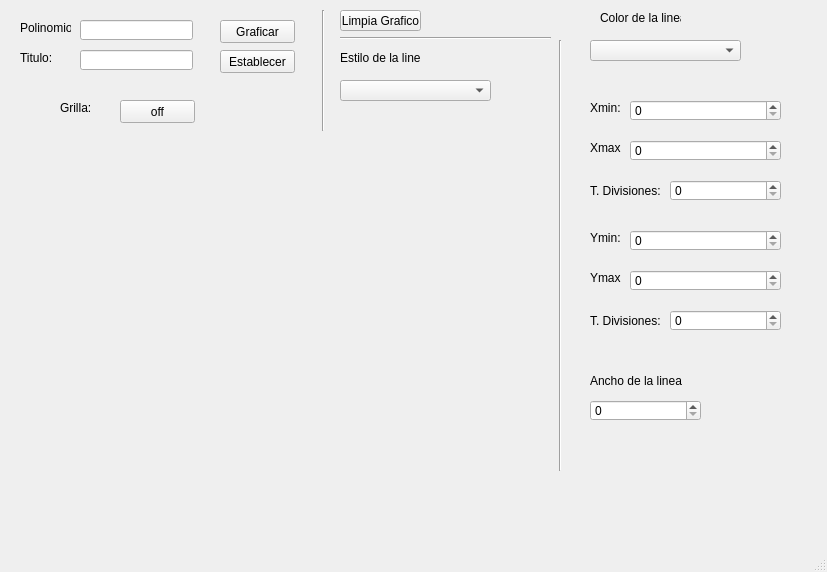
<?xml version="1.0" encoding="UTF-8"?>
<ui version="4.0">
 <class>MainWindow</class>
 <widget class="QMainWindow" name="MainWindow">
  <property name="geometry">
   <rect>
    <x>0</x>
    <y>0</y>
    <width>827</width>
    <height>572</height>
   </rect>
  </property>
  <property name="windowTitle">
   <string>MainWindow</string>
  </property>
  <widget class="QWidget" name="centralwidget">
   <widget class="QLabel" name="label">
    <property name="geometry">
     <rect>
      <x>20</x>
      <y>20</y>
      <width>51</width>
      <height>16</height>
     </rect>
    </property>
    <property name="text">
     <string>Polinomio:</string>
    </property>
   </widget>
   <widget class="QLineEdit" name="lineEdit">
    <property name="geometry">
     <rect>
      <x>80</x>
      <y>20</y>
      <width>113</width>
      <height>20</height>
     </rect>
    </property>
   </widget>
   <widget class="QWidget" name="verticalLayoutWidget">
    <property name="geometry">
     <rect>
      <x>30</x>
      <y>150</y>
      <width>511</width>
      <height>371</height>
     </rect>
    </property>
    <layout class="QVBoxLayout" name="verticalLayout"/>
   </widget>
   <widget class="QLineEdit" name="lineEdit_2">
    <property name="geometry">
     <rect>
      <x>80</x>
      <y>50</y>
      <width>113</width>
      <height>20</height>
     </rect>
    </property>
   </widget>
   <widget class="QLabel" name="label_2">
    <property name="geometry">
     <rect>
      <x>20</x>
      <y>50</y>
      <width>51</width>
      <height>16</height>
     </rect>
    </property>
    <property name="text">
     <string>Titulo:</string>
    </property>
   </widget>
   <widget class="QLabel" name="label_3">
    <property name="geometry">
     <rect>
      <x>60</x>
      <y>100</y>
      <width>51</width>
      <height>16</height>
     </rect>
    </property>
    <property name="text">
     <string>Grilla:</string>
    </property>
   </widget>
   <widget class="QPushButton" name="pushButton">
    <property name="geometry">
     <rect>
      <x>120</x>
      <y>100</y>
      <width>75</width>
      <height>23</height>
     </rect>
    </property>
    <property name="text">
     <string>off</string>
    </property>
   </widget>
   <widget class="QPushButton" name="pushButton_2">
    <property name="geometry">
     <rect>
      <x>220</x>
      <y>20</y>
      <width>75</width>
      <height>23</height>
     </rect>
    </property>
    <property name="text">
     <string>Graficar</string>
    </property>
   </widget>
   <widget class="QPushButton" name="pushButton_3">
    <property name="geometry">
     <rect>
      <x>220</x>
      <y>50</y>
      <width>75</width>
      <height>23</height>
     </rect>
    </property>
    <property name="text">
     <string>Establecer</string>
    </property>
   </widget>
   <widget class="QPushButton" name="pushButton_4">
    <property name="geometry">
     <rect>
      <x>340</x>
      <y>10</y>
      <width>81</width>
      <height>21</height>
     </rect>
    </property>
    <property name="text">
     <string>Limpia Grafico</string>
    </property>
   </widget>
   <widget class="QLabel" name="label_4">
    <property name="geometry">
     <rect>
      <x>340</x>
      <y>50</y>
      <width>81</width>
      <height>16</height>
     </rect>
    </property>
    <property name="text">
     <string>Estilo de la linea</string>
    </property>
   </widget>
   <widget class="Line" name="line">
    <property name="geometry">
     <rect>
      <x>313</x>
      <y>10</y>
      <width>20</width>
      <height>121</height>
     </rect>
    </property>
    <property name="orientation">
     <enum>Qt::Vertical</enum>
    </property>
   </widget>
   <widget class="Line" name="line_2">
    <property name="geometry">
     <rect>
      <x>550</x>
      <y>40</y>
      <width>20</width>
      <height>431</height>
     </rect>
    </property>
    <property name="orientation">
     <enum>Qt::Vertical</enum>
    </property>
   </widget>
   <widget class="QLabel" name="label_5">
    <property name="geometry">
     <rect>
      <x>600</x>
      <y>10</y>
      <width>81</width>
      <height>16</height>
     </rect>
    </property>
    <property name="text">
     <string>Color de la linea</string>
    </property>
   </widget>
   <widget class="QSpinBox" name="spinBox">
    <property name="geometry">
     <rect>
      <x>630</x>
      <y>100</y>
      <width>151</width>
      <height>21</height>
     </rect>
    </property>
   </widget>
   <widget class="QLabel" name="label_6">
    <property name="geometry">
     <rect>
      <x>590</x>
      <y>100</y>
      <width>31</width>
      <height>16</height>
     </rect>
    </property>
    <property name="text">
     <string>Xmin:</string>
    </property>
   </widget>
   <widget class="QLabel" name="label_7">
    <property name="geometry">
     <rect>
      <x>590</x>
      <y>140</y>
      <width>31</width>
      <height>16</height>
     </rect>
    </property>
    <property name="text">
     <string>Xmax:</string>
    </property>
   </widget>
   <widget class="QSpinBox" name="spinBox_2">
    <property name="geometry">
     <rect>
      <x>630</x>
      <y>140</y>
      <width>151</width>
      <height>21</height>
     </rect>
    </property>
   </widget>
   <widget class="QLabel" name="label_8">
    <property name="geometry">
     <rect>
      <x>590</x>
      <y>180</y>
      <width>111</width>
      <height>21</height>
     </rect>
    </property>
    <property name="text">
     <string>T. Divisiones:</string>
    </property>
   </widget>
   <widget class="QSpinBox" name="spinBox_3">
    <property name="geometry">
     <rect>
      <x>670</x>
      <y>180</y>
      <width>111</width>
      <height>21</height>
     </rect>
    </property>
   </widget>
   <widget class="QComboBox" name="comboBox">
    <property name="geometry">
     <rect>
      <x>340</x>
      <y>80</y>
      <width>151</width>
      <height>21</height>
     </rect>
    </property>
   </widget>
   <widget class="QComboBox" name="comboBox_2">
    <property name="geometry">
     <rect>
      <x>590</x>
      <y>40</y>
      <width>151</width>
      <height>21</height>
     </rect>
    </property>
   </widget>
   <widget class="QLabel" name="label_9">
    <property name="geometry">
     <rect>
      <x>590</x>
      <y>230</y>
      <width>31</width>
      <height>16</height>
     </rect>
    </property>
    <property name="text">
     <string>Ymin:</string>
    </property>
   </widget>
   <widget class="QLabel" name="label_10">
    <property name="geometry">
     <rect>
      <x>590</x>
      <y>310</y>
      <width>111</width>
      <height>21</height>
     </rect>
    </property>
    <property name="text">
     <string>T. Divisiones:</string>
    </property>
   </widget>
   <widget class="QSpinBox" name="spinBox_4">
    <property name="geometry">
     <rect>
      <x>630</x>
      <y>270</y>
      <width>151</width>
      <height>21</height>
     </rect>
    </property>
   </widget>
   <widget class="QLabel" name="label_11">
    <property name="geometry">
     <rect>
      <x>590</x>
      <y>270</y>
      <width>31</width>
      <height>16</height>
     </rect>
    </property>
    <property name="text">
     <string>Ymax:</string>
    </property>
   </widget>
   <widget class="QSpinBox" name="spinBox_5">
    <property name="geometry">
     <rect>
      <x>670</x>
      <y>310</y>
      <width>111</width>
      <height>21</height>
     </rect>
    </property>
   </widget>
   <widget class="QSpinBox" name="spinBox_6">
    <property name="geometry">
     <rect>
      <x>630</x>
      <y>230</y>
      <width>151</width>
      <height>21</height>
     </rect>
    </property>
   </widget>
   <widget class="QLabel" name="label_12">
    <property name="geometry">
     <rect>
      <x>590</x>
      <y>370</y>
      <width>111</width>
      <height>21</height>
     </rect>
    </property>
    <property name="text">
     <string>Ancho de la linea</string>
    </property>
   </widget>
   <widget class="QSpinBox" name="spinBox_7">
    <property name="geometry">
     <rect>
      <x>590</x>
      <y>400</y>
      <width>111</width>
      <height>21</height>
     </rect>
    </property>
   </widget>
   <widget class="Line" name="line_3">
    <property name="geometry">
     <rect>
      <x>340</x>
      <y>30</y>
      <width>211</width>
      <height>16</height>
     </rect>
    </property>
    <property name="orientation">
     <enum>Qt::Horizontal</enum>
    </property>
   </widget>
  </widget>
  <widget class="QMenuBar" name="menubar">
   <property name="geometry">
    <rect>
     <x>0</x>
     <y>0</y>
     <width>827</width>
     <height>21</height>
    </rect>
   </property>
  </widget>
  <widget class="QStatusBar" name="statusbar"/>
 </widget>
 <resources/>
 <connections/>
</ui>
